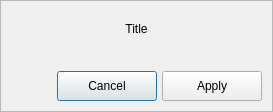
<?xml version="1.0" encoding="UTF-8"?>
<ui version="4.0">
 <class>PropertyDialog</class>
 <widget class="QDialog" name="PropertyDialog">
  <property name="geometry">
   <rect>
    <x>0</x>
    <y>0</y>
    <width>273</width>
    <height>112</height>
   </rect>
  </property>
  <property name="sizePolicy">
   <sizepolicy hsizetype="Expanding" vsizetype="Expanding">
    <horstretch>0</horstretch>
    <verstretch>0</verstretch>
   </sizepolicy>
  </property>
  <property name="windowTitle">
   <string>Dialog</string>
  </property>
  <property name="locale">
   <locale language="English" country="Germany"/>
  </property>
  <property name="modal">
   <bool>true</bool>
  </property>
  <layout class="QVBoxLayout" name="verticalLayout">
   <property name="spacing">
    <number>0</number>
   </property>
   <property name="leftMargin">
    <number>0</number>
   </property>
   <property name="topMargin">
    <number>0</number>
   </property>
   <property name="rightMargin">
    <number>0</number>
   </property>
   <property name="bottomMargin">
    <number>0</number>
   </property>
   <item>
    <widget class="QFrame" name="frame">
     <property name="sizePolicy">
      <sizepolicy hsizetype="Expanding" vsizetype="Expanding">
       <horstretch>0</horstretch>
       <verstretch>0</verstretch>
      </sizepolicy>
     </property>
     <property name="locale">
      <locale language="English" country="Germany"/>
     </property>
     <property name="frameShape">
      <enum>QFrame::StyledPanel</enum>
     </property>
     <property name="frameShadow">
      <enum>QFrame::Plain</enum>
     </property>
     <property name="lineWidth">
      <number>0</number>
     </property>
     <layout class="QVBoxLayout" name="verticalLayout_2">
      <property name="spacing">
       <number>5</number>
      </property>
      <property name="leftMargin">
       <number>10</number>
      </property>
      <property name="topMargin">
       <number>10</number>
      </property>
      <property name="rightMargin">
       <number>10</number>
      </property>
      <property name="bottomMargin">
       <number>10</number>
      </property>
      <item>
       <widget class="QLabel" name="title">
        <property name="text">
         <string>Title</string>
        </property>
        <property name="alignment">
         <set>Qt::AlignCenter</set>
        </property>
       </widget>
      </item>
      <item>
       <spacer name="verticalSpacer_2">
        <property name="orientation">
         <enum>Qt::Vertical</enum>
        </property>
        <property name="sizeType">
         <enum>QSizePolicy::Fixed</enum>
        </property>
        <property name="sizeHint" stdset="0">
         <size>
          <width>10</width>
          <height>10</height>
         </size>
        </property>
       </spacer>
      </item>
      <item>
       <layout class="QFormLayout" name="form_layout">
        <property name="labelAlignment">
         <set>Qt::AlignLeading|Qt::AlignLeft|Qt::AlignVCenter</set>
        </property>
        <property name="formAlignment">
         <set>Qt::AlignCenter</set>
        </property>
        <property name="horizontalSpacing">
         <number>20</number>
        </property>
        <property name="verticalSpacing">
         <number>-1</number>
        </property>
        <property name="leftMargin">
         <number>0</number>
        </property>
        <property name="topMargin">
         <number>0</number>
        </property>
       </layout>
      </item>
      <item>
       <spacer name="verticalSpacer">
        <property name="orientation">
         <enum>Qt::Vertical</enum>
        </property>
        <property name="sizeType">
         <enum>QSizePolicy::Fixed</enum>
        </property>
        <property name="sizeHint" stdset="0">
         <size>
          <width>20</width>
          <height>10</height>
         </size>
        </property>
       </spacer>
      </item>
      <item>
       <layout class="QHBoxLayout" name="horizontalLayout">
        <item>
         <spacer name="horizontalSpacer">
          <property name="orientation">
           <enum>Qt::Horizontal</enum>
          </property>
          <property name="sizeHint" stdset="0">
           <size>
            <width>40</width>
            <height>20</height>
           </size>
          </property>
         </spacer>
        </item>
        <item>
         <widget class="QPushButton" name="cancel_button">
          <property name="sizePolicy">
           <sizepolicy hsizetype="Fixed" vsizetype="Fixed">
            <horstretch>0</horstretch>
            <verstretch>0</verstretch>
           </sizepolicy>
          </property>
          <property name="minimumSize">
           <size>
            <width>100</width>
            <height>30</height>
           </size>
          </property>
          <property name="text">
           <string>Cancel</string>
          </property>
         </widget>
        </item>
        <item>
         <widget class="QPushButton" name="apply_button">
          <property name="sizePolicy">
           <sizepolicy hsizetype="Fixed" vsizetype="Fixed">
            <horstretch>0</horstretch>
            <verstretch>0</verstretch>
           </sizepolicy>
          </property>
          <property name="minimumSize">
           <size>
            <width>100</width>
            <height>30</height>
           </size>
          </property>
          <property name="text">
           <string>Apply</string>
          </property>
         </widget>
        </item>
       </layout>
      </item>
     </layout>
    </widget>
   </item>
  </layout>
 </widget>
 <resources/>
 <connections/>
</ui>
